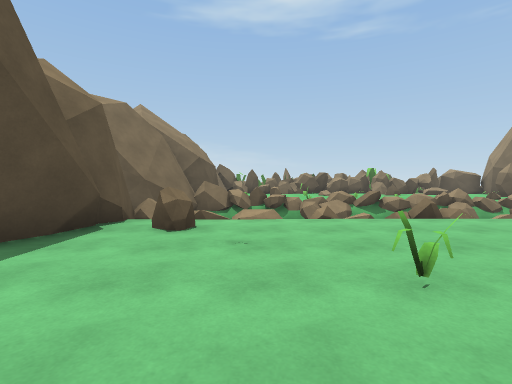
[1] (above)

14 first-person views from a walk through a 3-D level made in the Unity game engine. The camera is 1.3 m above the floor, tilts 2° down and sees 85° across. The floor is counted in squares, 2 m on a side. Each view is taken from the middle of a square. On the plan, view 1 faces up. The plan holds only what a view shows up to about 9 squares ahead; the rest is blank. The place goes on beyond the plan. Surface patterns are stand-ins for the level's own textures.

[2]
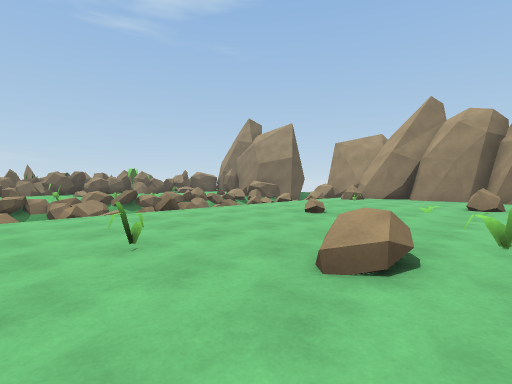

[3]
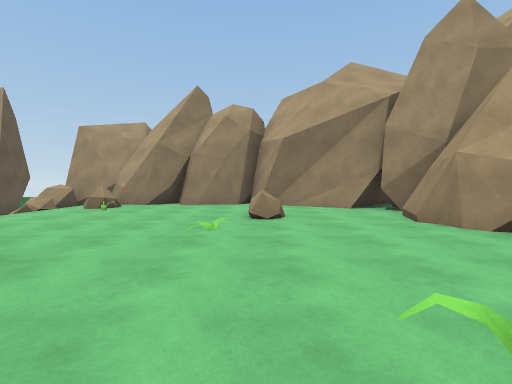

[4]
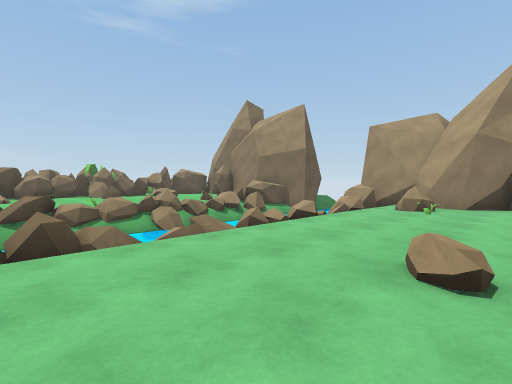

[5]
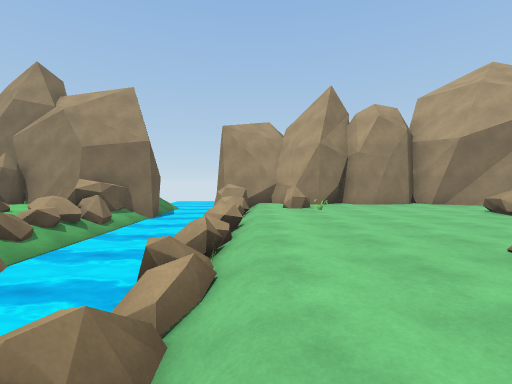

[6]
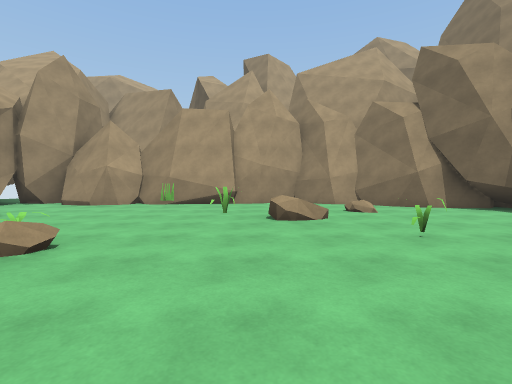

[7]
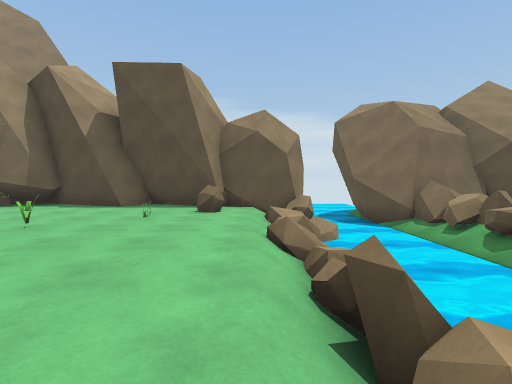

[8]
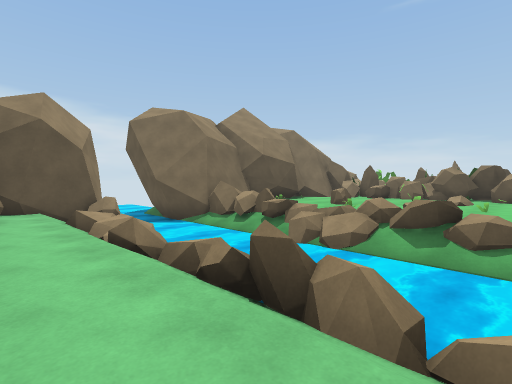

[9]
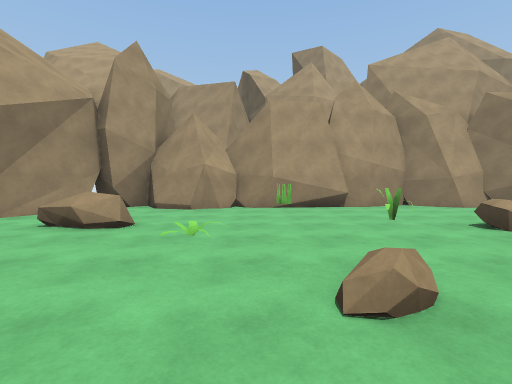

[10]
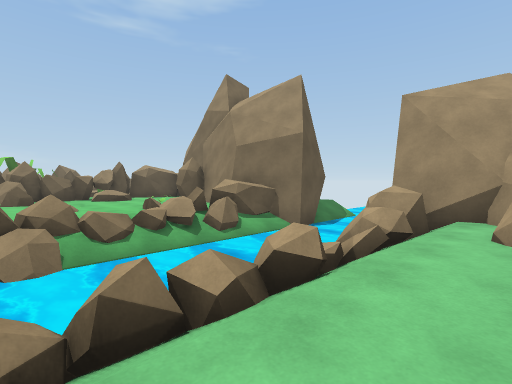

[11]
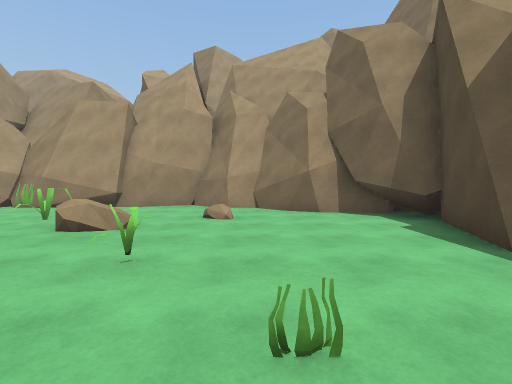

[12]
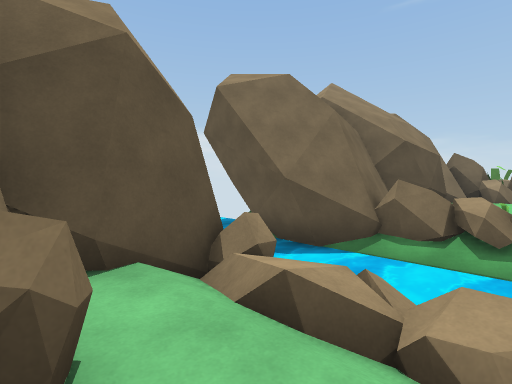

[13]
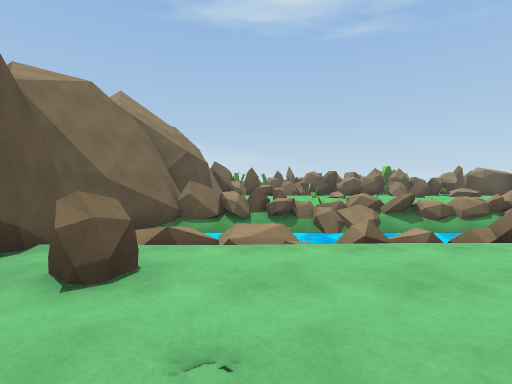

[14]
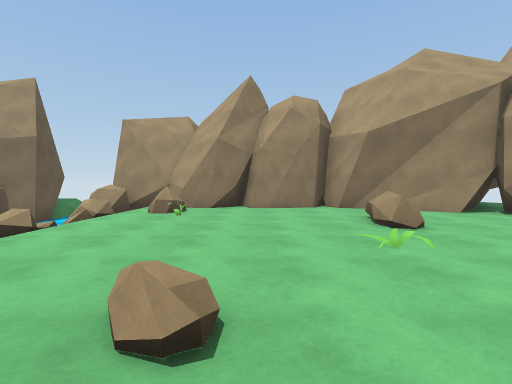

### Floor plan
Key: @ floor where view 1 was taken; # wall or solid block; . floor; / step, stairs or slope; ≈ water the walk keeps out of; R rock; O other object.
Columns run from 5 left of view 1 to 14 right of it. Each row starts with its distance up from view 1.
  9   ##RRRRRRRRRRRRR###
  8 ###≈≈≈≈≈≈≈≈≈≈≈≈≈≈≈≈≈
  7  ≈≈≈≈≈≈≈≈≈≈≈≈≈≈≈≈≈
  6  ##R ≈R≈RR≈RRR≈RR#
  5   #////////O...R/#
  4   #.R..........R/#
  3   #..O....R...O.##
  2   #...O.........##
  1   #.........O....#
  0   #..@.R.....R...#
 -1   #......O......##
 -2   ##......O.....#
 -3    ###.....#RR.##
 -4      #######RRR###
 -5              R

Positions as (right, up) in squares from view 1, and headings:
1: (0, 0), facing up
2: (0, -1), facing up-right
3: (3, 0), facing right
4: (3, 2), facing up-right
5: (3, 5), facing right
6: (3, 5), facing down
7: (5, 5), facing left
8: (5, 4), facing up-left
9: (6, 4), facing down
10: (6, 4), facing up-right
11: (0, 4), facing down
12: (0, 4), facing up-left
13: (0, 2), facing up
14: (4, 2), facing right
